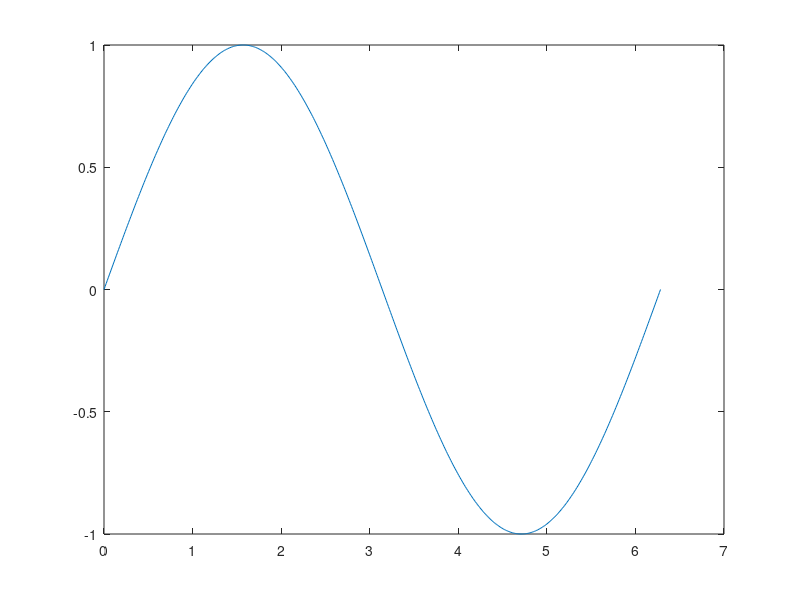

The MATLAB script that drew this image: (Note: this script raises an error after producing the figure.)
function plotrange()
%% PLOTRANGE tests the `minplotvalue()` and `maxplotvalue()` functions



%% Initialize
t = linspace(0, 2*pi, 500);
x = sin(t);
y = cos(t);
hFig = figure;



%% Simple x-y plot
hPlot = plot(t, x);
[minplotvalue(), maxplotvalue()]
clf(hFig)



%% Two x-y plots in one
hPlot = plot(t, x, t, y);
[minplotvalue(), maxplotvalue()]
clf(hFig)



%% Simple 3D plot x-y-z
hPlot = plot3(t, x, y);
[minplotvalue(); maxplotvalue()]
clf(hFig)



%% Two 3D plots x-y-z in one
hPlot = plot3(t, x, y, y, x, t);
[minplotvalue(); maxplotvalue()]
clf(hFig)



%% Plot with empty data than overridden
plot(NaN, NaN);
hold on;
hPlot = plot(t, x, t, y);
[minplotvalue(), maxplotvalue()]
clf(hFig)

end
